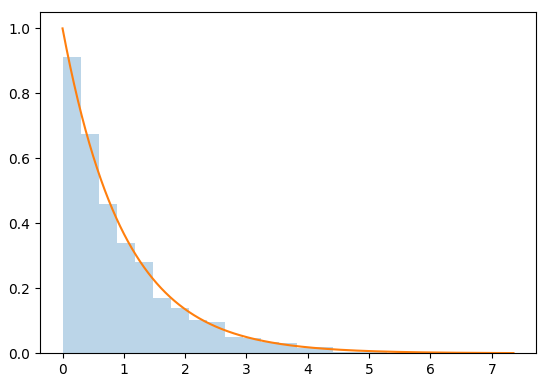

Write the Python code that produced this figure.
import numpy as np
import scipy.stats as stats
import matplotlib.pyplot as plt


gammaDistribution = np.random.gamma(1, size = 2000)
x = np.linspace(gammaDistribution.min(), gammaDistribution.max(), 2000)
y = stats.gamma.pdf(x, 1)

plt.hist(gammaDistribution, alpha = 0.3, bins = 25, density = True)
plt.plot(x, y)
plt.show()
